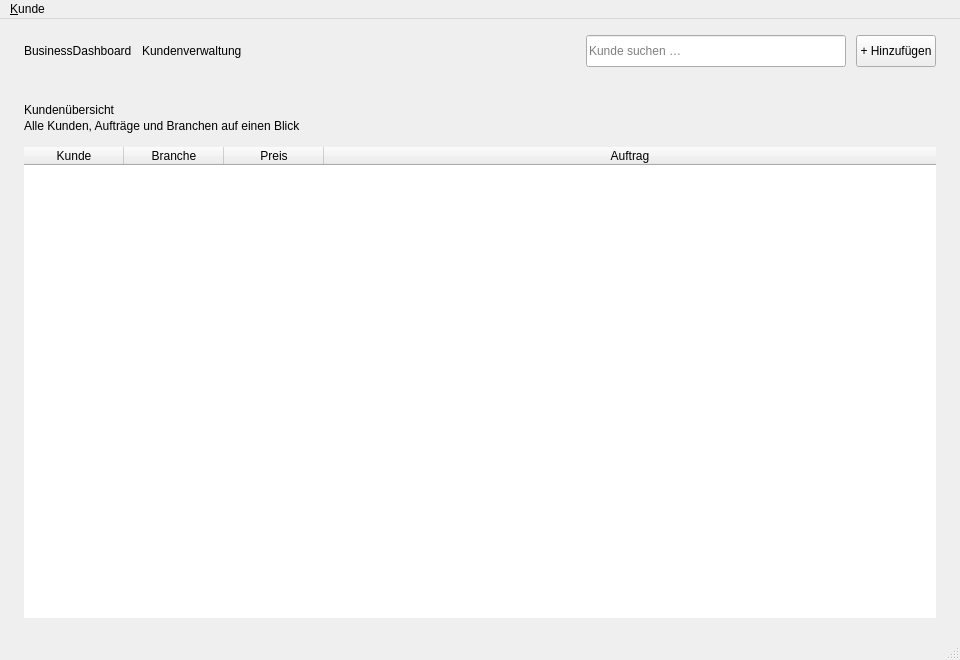
<?xml version="1.0" encoding="UTF-8"?>
<ui version="4.0">
 <class>MainWindow</class>
 <widget class="QMainWindow" name="MainWindow">
  <property name="geometry">
   <rect>
    <x>0</x>
    <y>0</y>
    <width>960</width>
    <height>660</height>
   </rect>
  </property>
  <property name="minimumSize">
   <size>
    <width>760</width>
    <height>480</height>
   </size>
  </property>
  <property name="windowTitle">
   <string>business · Kundenverwaltung</string>
  </property>
  <widget class="QWidget" name="centralwidget">
   <layout class="QVBoxLayout" name="mainLayout">
    <property name="spacing">
     <number>0</number>
    </property>
    <property name="leftMargin">
     <number>0</number>
    </property>
    <property name="topMargin">
     <number>0</number>
    </property>
    <property name="rightMargin">
     <number>0</number>
    </property>
    <property name="bottomMargin">
     <number>0</number>
    </property>
    <item>
     <widget class="QFrame" name="headerFrame">
      <property name="minimumSize">
       <size>
        <width>0</width>
        <height>64</height>
       </size>
      </property>
      <property name="maximumSize">
       <size>
        <width>16777215</width>
        <height>64</height>
       </size>
      </property>
      <property name="frameShape">
       <enum>QFrame::Shape::NoFrame</enum>
      </property>
      <layout class="QHBoxLayout" name="headerLayout">
       <property name="spacing">
        <number>10</number>
       </property>
       <property name="leftMargin">
        <number>24</number>
       </property>
       <property name="topMargin">
        <number>0</number>
       </property>
       <property name="rightMargin">
        <number>24</number>
       </property>
       <property name="bottomMargin">
        <number>0</number>
       </property>
       <item>
        <widget class="QLabel" name="logoLabel">
         <property name="text">
          <string>BusinessDashboard</string>
         </property>
        </widget>
       </item>
       <item>
        <widget class="QLabel" name="taglineLabel">
         <property name="text">
          <string>Kundenverwaltung</string>
         </property>
        </widget>
       </item>
       <item>
        <spacer name="headerSpacer">
         <property name="orientation">
          <enum>Qt::Orientation::Horizontal</enum>
         </property>
         <property name="sizeHint" stdset="0">
          <size>
           <width>40</width>
           <height>20</height>
          </size>
         </property>
        </spacer>
       </item>
       <item>
        <widget class="QLineEdit" name="searchEdit">
         <property name="minimumSize">
          <size>
           <width>220</width>
           <height>32</height>
          </size>
         </property>
         <property name="maximumSize">
          <size>
           <width>260</width>
           <height>32</height>
          </size>
         </property>
         <property name="placeholderText">
          <string>Kunde suchen …</string>
         </property>
        </widget>
       </item>
       <item>
        <widget class="QPushButton" name="addButton">
         <property name="minimumSize">
          <size>
           <width>0</width>
           <height>32</height>
          </size>
         </property>
         <property name="cursor">
          <cursorShape>PointingHandCursor</cursorShape>
         </property>
         <property name="text">
          <string>+ Hinzufügen</string>
         </property>
        </widget>
       </item>
      </layout>
     </widget>
    </item>
    <item>
     <widget class="QFrame" name="contentFrame">
      <property name="frameShape">
       <enum>QFrame::Shape::NoFrame</enum>
      </property>
      <layout class="QVBoxLayout" name="contentLayout">
       <property name="spacing">
        <number>14</number>
       </property>
       <property name="leftMargin">
        <number>24</number>
       </property>
       <property name="topMargin">
        <number>20</number>
       </property>
       <property name="rightMargin">
        <number>24</number>
       </property>
       <property name="bottomMargin">
        <number>20</number>
       </property>
       <item>
        <layout class="QVBoxLayout" name="titleLayout">
         <property name="spacing">
          <number>2</number>
         </property>
         <item>
          <widget class="QLabel" name="sectionTitle">
           <property name="text">
            <string>Kundenübersicht</string>
           </property>
          </widget>
         </item>
         <item>
          <widget class="QLabel" name="sectionSubtitle">
           <property name="text">
            <string>Alle Kunden, Aufträge und Branchen auf einen Blick</string>
           </property>
          </widget>
         </item>
        </layout>
       </item>
       <item>
        <widget class="QFrame" name="tableCard">
         <layout class="QVBoxLayout" name="tableCardLayout">
          <property name="spacing">
           <number>0</number>
          </property>
          <property name="leftMargin">
           <number>0</number>
          </property>
          <property name="topMargin">
           <number>0</number>
          </property>
          <property name="rightMargin">
           <number>0</number>
          </property>
          <property name="bottomMargin">
           <number>0</number>
          </property>
          <item>
           <widget class="QTableWidget" name="tableWidget">
            <property name="frameShape">
             <enum>QFrame::Shape::NoFrame</enum>
            </property>
            <property name="alternatingRowColors">
             <bool>true</bool>
            </property>
            <property name="selectionBehavior">
             <enum>QAbstractItemView::SelectionBehavior::SelectRows</enum>
            </property>
            <property name="showGrid">
             <bool>false</bool>
            </property>
            <property name="sortingEnabled">
             <bool>true</bool>
            </property>
            <attribute name="horizontalHeaderHighlightSections">
             <bool>false</bool>
            </attribute>
            <attribute name="horizontalHeaderStretchLastSection">
             <bool>true</bool>
            </attribute>
            <attribute name="verticalHeaderVisible">
             <bool>false</bool>
            </attribute>
            <column>
             <property name="text">
              <string>Kunde</string>
             </property>
            </column>
            <column>
             <property name="text">
              <string>Branche</string>
             </property>
            </column>
            <column>
             <property name="text">
              <string>Preis</string>
             </property>
            </column>
            <column>
             <property name="text">
              <string>Auftrag</string>
             </property>
            </column>
           </widget>
          </item>
         </layout>
        </widget>
       </item>
      </layout>
     </widget>
    </item>
   </layout>
  </widget>
  <widget class="QMenuBar" name="menubar">
   <property name="geometry">
    <rect>
     <x>0</x>
     <y>0</y>
     <width>960</width>
     <height>23</height>
    </rect>
   </property>
   <widget class="QMenu" name="menuBC_Dashboard">
    <property name="title">
     <string>&amp;Kunde</string>
    </property>
    <addaction name="actionHinzuefegen"/>
    <addaction name="separator"/>
   </widget>
   <addaction name="menuBC_Dashboard"/>
  </widget>
  <widget class="QStatusBar" name="statusbar"/>
  <action name="actionHinzuefegen">
   <property name="text">
    <string>Hinzufügen</string>
   </property>
  </action>
  <action name="actiontest">
   <property name="text">
    <string>test</string>
   </property>
  </action>
 </widget>
 <resources/>
 <connections/>
</ui>
